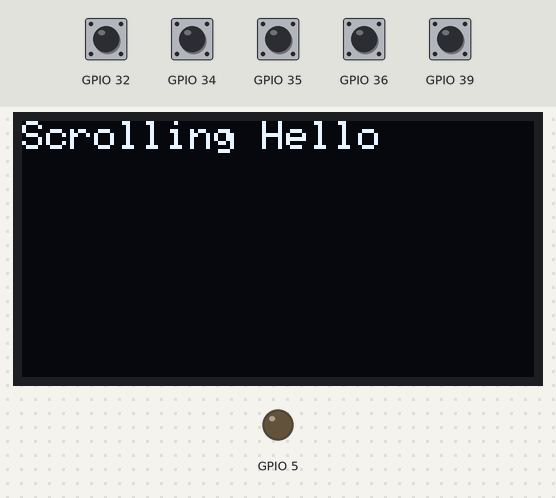
Bench run of a sketch on a simulated ESP32. On the bench: 128×64 one-colour display, output pins drawn as LEDs (lit = HIGH). Dashed ring = blinking. The inputs (shaded band) are chosen by the test bench; at power-on: GPIO 32, GPIO 34–36, GPIO 39 HIGH. What the sketch prints to the serial monitor is not drawn.

Above: at 2.1 s.
3.4 s: GPIO 34 pulled LOW for 0.15 s
At 5.1 s:
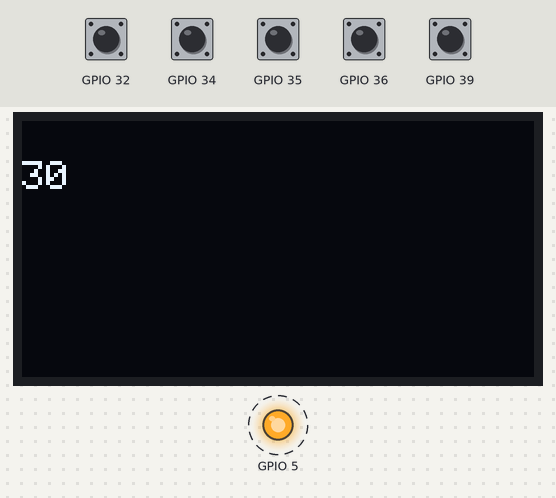
6.5 s: GPIO 32 pulled LOW for 0.15 s
At 7.8 s:
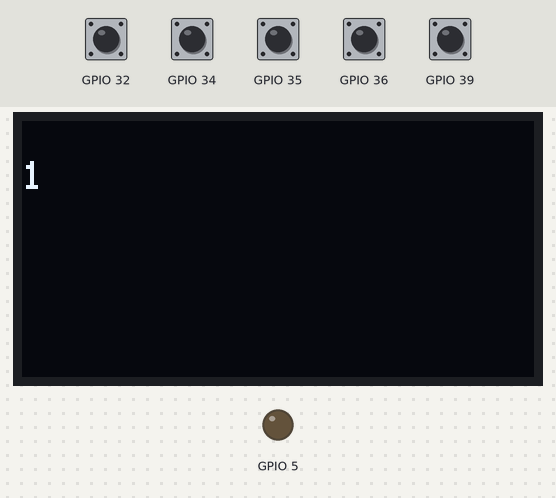
8.9 s: GPIO 35 pulled LOW for 0.15 s
9.6 s: GPIO 39 pulled LOW for 0.15 s
10.3 s: GPIO 36 pulled LOW for 0.15 s
At 10.57 s:
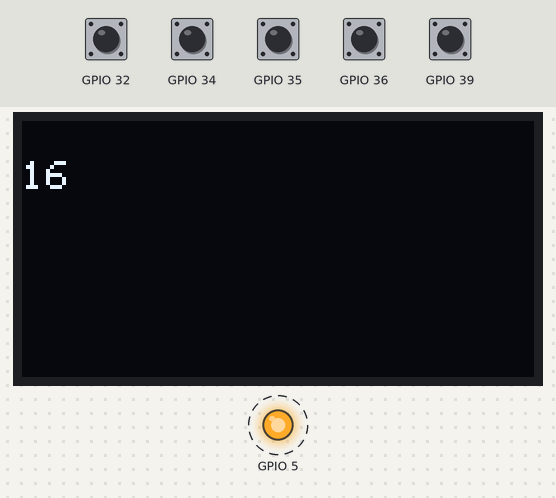
11.0 s: GPIO 34 pulled LOW for 1 s
At 11.8 s:
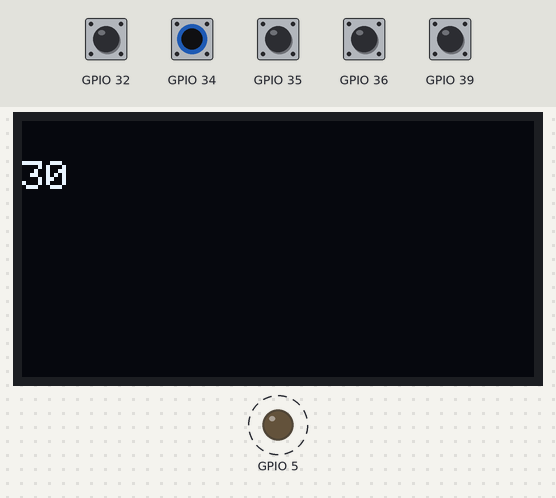
Timing chart, 0 to 62.5 s (numbered marks = the images above; inputs shaded):
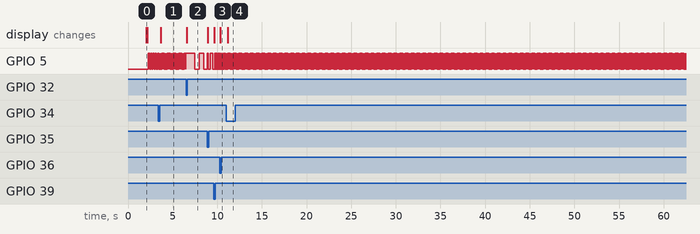

Measured:
- after the input at 3.4 s, GPIO 5: alternates HIGH for 0.03 s and LOW for 0.03 s, starting at once; the display: changes after 0.28 s (image 1)
- after the input at 6.5 s, the display: changes after 0.06 s (image 2)
- after the input at 10.3 s, GPIO 5: alternates HIGH for 0.03 s and LOW for 0.05 s, starting after 0.05 s; the display: changes after 0.05 s (image 3)
- after the input at 11.0 s, GPIO 5: alternates HIGH for 0.03 s and LOW for 0.03 s, starting after 0.20 s; the display: changes after 0.17 s (image 4)
- by itself, GPIO 5: alternates HIGH for 0.13 s and LOW for 0.13 s

The sketch:

sketch.ino
```cpp
#include <Wire.h>
#include <Adafruit_GFX.h>
#include <Adafruit_SSD1306.h>

#define SCREEN_WIDTH 128 // OLED display width, in pixels
#define SCREEN_HEIGHT 64 // OLED display height, in pixels

// Declaration for an SSD1306 display connected to I2C (SDA, SCL pins)
Adafruit_SSD1306 display(SCREEN_WIDTH, SCREEN_HEIGHT, &Wire, -1);


void setup() {
  pinMode(32, INPUT_PULLUP);
  pinMode(34, INPUT_PULLUP);
  pinMode(35, INPUT_PULLUP);
  pinMode(36, INPUT_PULLUP);
  pinMode(39, INPUT_PULLUP);

  pinMode(5, OUTPUT);

  Wire.begin();
  Serial.begin(115200);

  if(!display.begin(SSD1306_SWITCHCAPVCC, 0x3C)) { // Address 0x3D for 128x64
  Serial.println(F("SSD1306 allocation failed"));
  for(;;);
  }
  delay(2000);
  display.clearDisplay();

  display.setTextSize(1);
  display.setTextColor(WHITE);
  display.setCursor(0, 0);
  // Display static text
  display.println("Scrolling Hello");
  display.display();
  delay(100);

}


int freq = 4;
unsigned long lastBeep = 0;


void beep() {
  int duty = 1000 / (freq * 2);
  if (millis() - lastBeep > duty * 2) {
  digitalWrite(5, LOW);
  lastBeep = millis();
  } else if (millis() - lastBeep > duty) {
  digitalWrite(5, HIGH);
  }
}


void loop() {
  beep();

    // Scroll in various directions, pausing in-between:
  display.clearDisplay();
  display.setCursor(0,10);
  display.println(freq);
  display.display();


  if (digitalRead(36) == LOW) {
    freq = 16;
  }

  if (digitalRead(39) == LOW) {
    freq = 8;
  }

  if (digitalRead(34) == LOW) {
    freq = 30;
  }

  if (digitalRead(35) == LOW) {
    freq = 2;
  }

  if (digitalRead(32) == LOW) {
    freq = 1;
  }


  Serial.println(digitalRead(34) == LOW);


}
```
